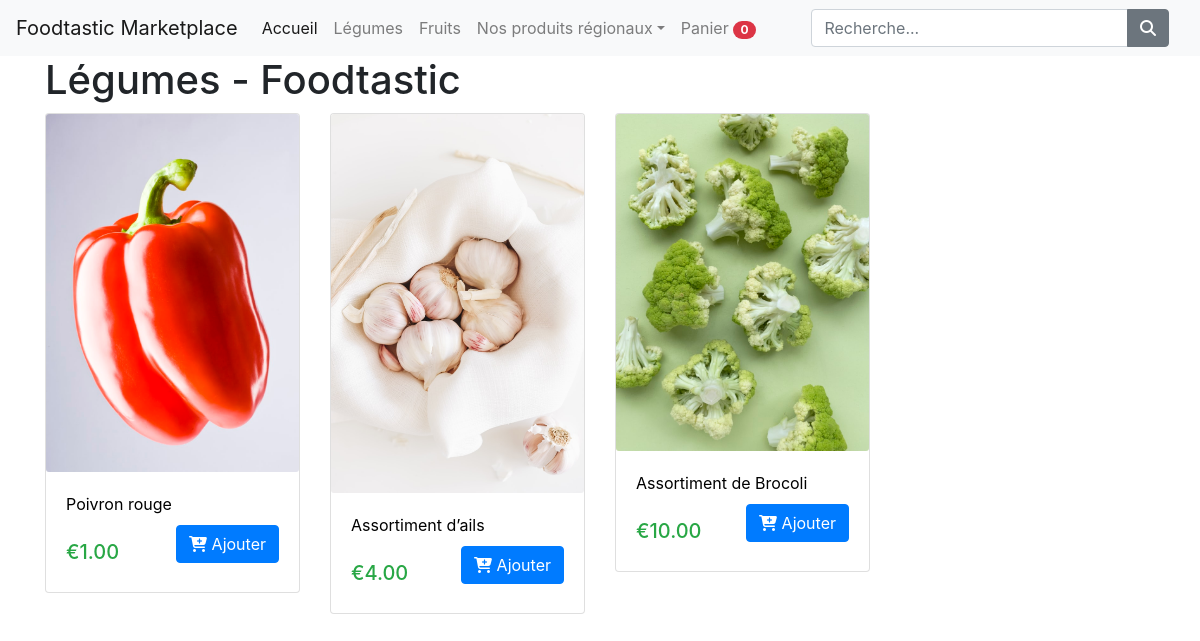
The app's page /legume.php with its own data.
### tables this page shows
CREATE TABLE `images_produits` (
  `id` int(11) NOT NULL,
  `produit_id` int(11) NOT NULL,
  `nomimgprod` varchar(512) NOT NULL,
  `datecrea` datetime NOT NULL,
  `datemodif` timestamp NOT NULL DEFAULT CURRENT_TIMESTAMP ON UPDATE CURRENT_TIMESTAMP
);

CREATE TABLE `produits` (
  `id` int(11) NOT NULL,
  `nomprod` varchar(512) NOT NULL,
  `description` mediumtext NOT NULL,
  `prixprod` decimal(10,2) NOT NULL,
  `id_categorie` int(11) NOT NULL,
  `nom_categorie` varchar(512) NOT NULL,
  `datecrea` datetime NOT NULL,
  `datemodif` timestamp NOT NULL DEFAULT CURRENT_TIMESTAMP
);

### decl_var_produits.php (called while the page is built, shortened)
<?php
include_once "objets/Produit.php";
include_once "objets/ImageProduit.php";
$bdd = new Bdd();
$db = $bdd->connectoBdd();
$produit = new Produit($db);
$image_produit = new ImageProduit($db);
$page = isset($_GET['page']) ? $_GET['page'] : 1;
$articles_par_page = 8;
$num_article = ($articles_par_page * $page) - $articles_par_page;
  ?>

### objets/Produit.php (called while the page is built, shortened)
<?php
class Produit {
    private $conn;
    private $nom_table = "produits";
    public function __construct($db) {
        $this->conn = $db;
    }
    private function lireParCategorie($id_categorie) {
        $req = "SELECT id, nomprod, description, prixprod, id_categorie, nom_categorie
                FROM " . $this->nom_table . "
                WHERE id_categorie = ?";
        $decl = $this->conn->prepare($req);
        $decl->bindParam(1, $id_categorie, PDO::PARAM_INT);
        $decl->execute();
        return $decl;
    }
    function lireParCategorieVeg() {
        return $this->lireParCategorie(18);
    }
}

### legume.php (called while the page is built, shortened)
<?php
include 'decl_var_produits.php';
include 'market_header.php';
include 'affiche_legumes.php';
include 'market_footer.php';
?>

### objets/ImageProduit.php (called while the page is built, shortened)
<?php
class ImageProduit {
    private $conn;
    private string $nom_table = "images_produits";
    public $produit_id;
    public function __construct($db) {
        $this->conn = $db;
    }
    function readFirst() {
        $req = "SELECT id, produit_id, nomimgprod
                FROM " . $this->nom_table . "
                WHERE produit_id = ?
                ORDER BY nomimgprod DESC
                LIMIT 0, 1";
        $decl = $this->conn->prepare($req);
        $this->produit_id = htmlspecialchars(strip_tags($this->produit_id));
        $decl->bindParam(1, $this->produit_id, PDO::PARAM_INT);
        $decl->execute();
        return $decl;
    }
}

### nos_legumes.php (the view, shortened to what this page needs)
<?php
while ($ligne = $decl->fetch(PDO::FETCH_ASSOC)){
    extract($ligne);
    echo "<div class='col-lg-3 mb-3'>";
        echo "<a href='Produit.php?id={$id}' class='lien-produit'>";
            $image_produit->produit_id=$id;
            $decl_image_produit=$image_produit->readFirst();
            while ($ligne_image_produit = $decl_image_produit->fetch(PDO::FETCH_ASSOC)){
                echo "<div class='card'>";
        echo "<img src='uploads/images/{$ligne_image_produit['nomimgprod']}' class='card-img' />";
        echo "<div class='card-body'>";
            echo "<p class='card-text nom-produit'>
            {$nomprod}
        </p>";
echo "</a>";
        echo "<div class='buy d-flex justify-content-between align-items-center'>";
            echo "<div class='price text-success'>";
                echo "<h5 class='mt-4'>&#8364;" . number_format($prixprod, 2, '.', ',') . "</h5>";
            echo "</div>";
            if(array_key_exists($id, $_SESSION['panier'])){
                echo "<a href='panier.php' class='btn btn-success btn-pill'> <i class='fas fa-shopping-cart'></i>
                    Panier
                </a>";
            }else{
                echo "<a href='ajouter_au_panier.php?id={$id}&page={$page}' class='btn btn-primary btn-pill'> <i class='fas fa-cart-plus'></i> Ajouter</a>";
            }
          echo "</div>";
        echo "</div>";
 echo "</div>";
  echo "</div>";
            }
}
?>

### css/market.css (style rules this page uses)
.lien-produit { color:#000000; }

### records on screen
images_produits: nomimgprod (picture), produit.nomprod "Poivron rouge", produit.prixprod "1.00"
images_produits: nomimgprod (picture), produit.nomprod "Assortiment d’ails", produit.prixprod "4.00"
images_produits: nomimgprod (picture), produit.nomprod "Assortiment de Brocoli", produit.prixprod "10.00"

### other values on screen
$compte_panier "0"
$titre_page "Légumes - Foodtastic"
